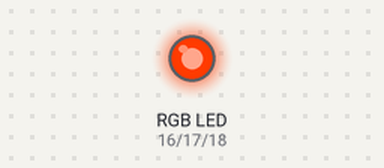
This program was run on a simulated ESP32. Parts: an RGB LED mixed from three pins (HIGH = lit).

Above: at 1.1 s.
At 7.1 s:
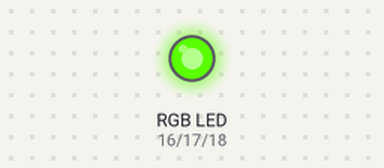
At 13.3 s:
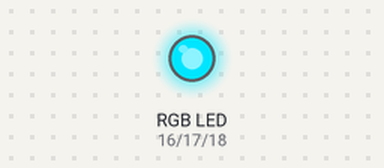
At 19.5 s:
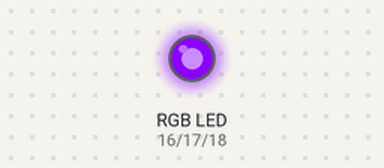
At 25.65 s:
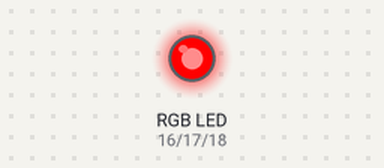
At 39.7 s:
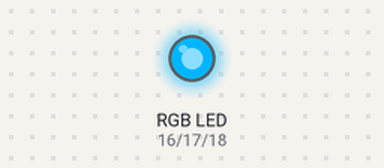
Timing chart, 0 to 40.0 s (numbered marks = the images above):
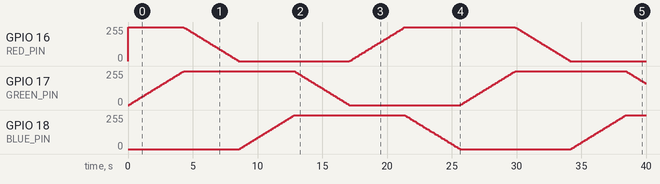

The program:

main.cpp
```cpp
#include <Arduino.h>

#define RED_PIN   16
#define GREEN_PIN 17
#define BLUE_PIN  18

// Courtesy http://www.instructables.com/id/How-to-Use-an-RGB-LED/?ALLSTEPS
// function to convert a color to its Red, Green, and Blue components.

uint32_t R, G, B;           // the Red Green and Blue color components

void hueToRGB(uint8_t hue, uint8_t brightness)
{
    uint16_t scaledHue = (hue * 6);
    uint8_t segment = scaledHue / 256; // segment 0 to 5 around the
                                            // color wheel
    uint16_t segmentOffset =
      scaledHue - (segment * 256); // position within the segment

    uint8_t complement = 0;
    uint16_t prev = (brightness * ( 255 -  segmentOffset)) / 256;
    uint16_t next = (brightness *  segmentOffset) / 256;

    switch(segment ) {
    case 0:      // red
        R = brightness;
        G = next;
        B = complement;
    break;
    case 1:     // yellow
        R = prev;
        G = brightness;
        B = complement;
    break;
    case 2:     // green
        R = complement;
        G = brightness;
        B = next;
    break;
    case 3:    // cyan
        R = complement;
        G = prev;
        B = brightness;
    break;
    case 4:    // blue
        R = next;
        G = complement;
        B = brightness;
    break;
   case 5:      // magenta
    default:
        R = brightness;
        G = complement;
        B = prev;
    break;
    }
}

void setup()
{
  pinMode(RED_PIN,   OUTPUT);
  pinMode(GREEN_PIN, OUTPUT);
  pinMode(BLUE_PIN,  OUTPUT);

  digitalWrite(GREEN_PIN, HIGH);
  digitalWrite(BLUE_PIN,  HIGH);

  ledcAttachPin(RED_PIN, 1);        // Assign PWM generator 1 to RED
  ledcAttachPin(GREEN_PIN, 2);      // Assign PWM generator 2 to GREEN
  ledcAttachPin(BLUE_PIN, 3);       // Assign PWM generator 3 to BLUE

  ledcSetup(1, 12000, 8);           // Set it to 12kHZ and 8-bit resolution
  ledcSetup(2, 12000, 8);           // Set it to 12kHZ and 8-bit resolution
  ledcSetup(3, 12000, 8);           // Set it to 12kHZ and 8-bit resolution
}

void loop()
{
  for (int c = 0; c < 256; c++)
  {
    hueToRGB(c, 255);             // Convert color to max brightness

    ledcWrite(1, R);
    ledcWrite(2, G);
    ledcWrite(3, B);

    delay(100);
  }
}
```

Measured:
- by itself, GPIO 18 (BLUE_PIN): 0/255 → 3/255 at 8.6 s, → 9/255 0.10 s later, → 15/255 0.10 s later, → 21/255 0.10 s later, … (129 changes in this stretch)
- by itself, GPIO 16 (RED_PIN): 0/255 → 255/255 at 0.00 s, → 251/255 4.3 s later, → 245/255 0.10 s later, → 239/255 0.10 s later, … (131 changes in this stretch)
